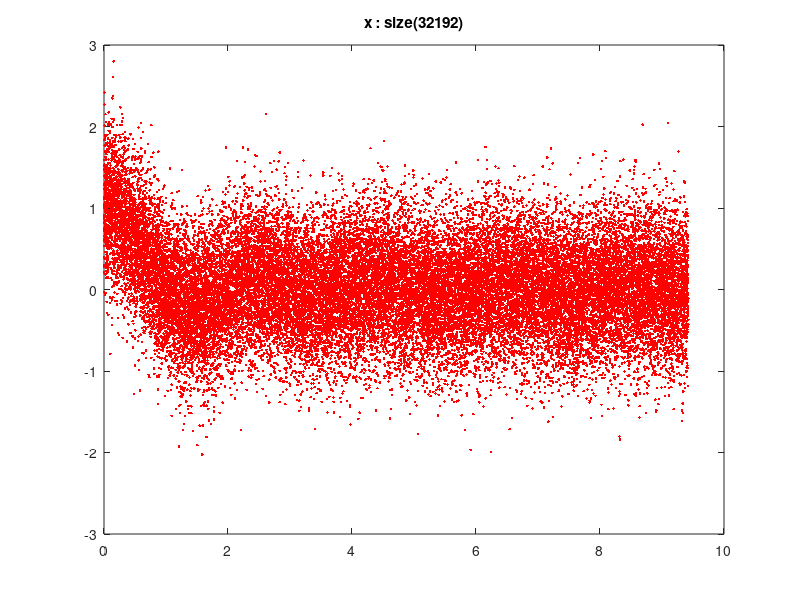

Here is the MATLAB script that generated this plot: (Note: this script raises an error after producing the figure.)
%% Test the example implementation
%
% Example of GP regression in 1D with the squared exponential
% covariance function, and hyperparameter ML optimization. The edge
% effects that are encountered in this particular case (Dirichlet BCs)
% are here dealt with by extending the boundary away from the training
% inputs.
%
% Licensed under the Apache License, Version 2.0 (the "License");
% you may not use this file except in compliance with the License.
% You may obtain a copy of the License at
%
% http://www.apache.org/licenses/LICENSE-2.0
%
% Unless required by applicable law or agreed to in writing, software
% distributed under the License is distributed on an "AS IS" BASIS,
% WITHOUT WARRANTIES OR CONDITIONS OF ANY KIND, either express or implied.
% See the License for the specific language governing permissions and
% limitations under the License.
%
%%
  clear;
%% The SINC function
  close all;
  % Warnings may be thrown, as they are not dealt with
  warning off 

  % Sinc (simulate 2^15 training targets with noise)
  x = 3*pi*rand(1,32192);
  y = sinc(x) + .5*randn(size(x));
  figure;
  plot(x, y, 'r.'); 
  title(['x : size(', num2str(length(x)), ')']);
  % Define test points
  xt = linspace(-1,10,128);

  % Perform GP regression (64 = number of eigenfunctions)
  [Eft,Varft,theta] = testme_sexp_1d(x,y,xt,64);
  
  % Show
  figure(2); clf
  plot(x,y,'y+',xt,Eft,'-k', ...
       xt,Eft+1.96*sqrt(Varft),'--b', ...
       xt,Eft-1.96*sqrt(Varft),'--b', ...
       xt,Eft+1.96*sqrt(Varft+theta(3)),'--r', ...
       xt,Eft-1.96*sqrt(Varft+theta(3)),'--r')
  xlabel('Input, x'); ylabel('Output, y'); axis tight

  
   xt = linspace(-5,5,1280);

  % Perform GP regression (64 = number of eigenfunctions)
  [Eft,Varft,theta] = testme_sexp_1d(x,y,xt,64);
  
  % Show
  figure(3); clf
  plot(x,y,'y+',xt,Eft,'-k', ...
       xt,Eft+1.96*sqrt(Varft),'--b', ...
       xt,Eft-1.96*sqrt(Varft),'--b', ...
       xt,Eft+1.96*sqrt(Varft+theta(3)),'--r', ...
       xt,Eft-1.96*sqrt(Varft+theta(3)),'--r')
  xlabel('Input, x'); ylabel('Output, y'); axis tight
